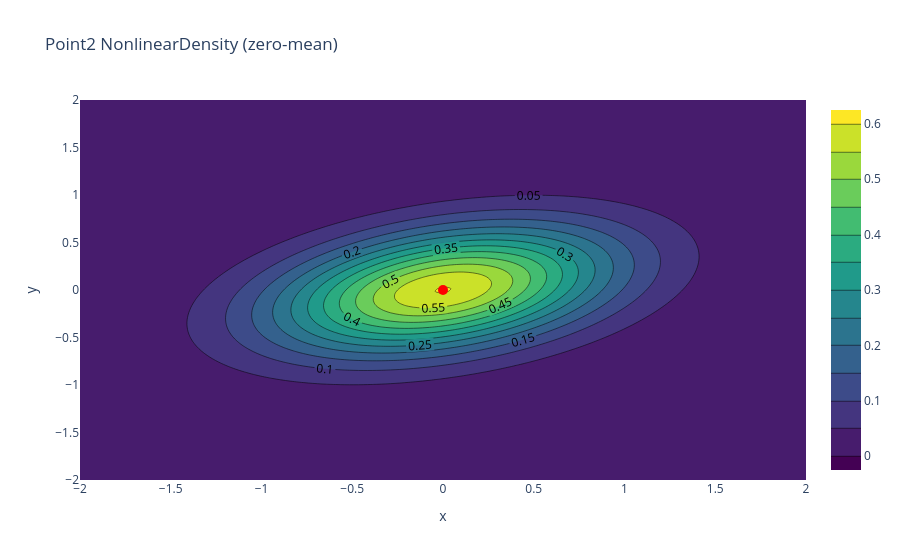

Here is the notebook cell this chart was saved with:
### Markdown cell above
## 1. General Usage

`NonlinearDensity<T>` behaves like a continuous probability density over a manifold variable `T`. For Gaussian noise models it evaluates to properly normalized probabilities (up to floating-point limits):

- Construct with origin `o`, covariance `Σ` (or noise model), and optional tangent mean `m`.
- Error term internally: `e(x) = -Local(x, o) - m` (if mean provided).
- Probability: `P(x) = exp( logProbability(x) )`.
- `evaluate(x)` is a convenience synonym for `P(x)`.

We'll start with a simple 2D example using `Point2` (Euclidean).

### Code cell
# Zero-mean Point2 density
origin: V = Point2(0.0, 0.0)
cov: M = np.array([[0.4, 0.1],
                   [0.1, 0.2]], dtype=float)
density = gtsam.NonlinearDensityPoint2(1, origin, cov)

xs: V = np.linspace(-2,2,160)
ys: V = np.linspace(-2,2,160)
X, Y = np.meshgrid(xs, ys)
Z: M = np.zeros_like(X)
for i in range(X.shape[0]):
    for j in range(X.shape[1]):
        Z[i,j] = density.evaluate(Point2(X[i,j], Y[i,j]))

# NOTE: In the Python wrapper Point2 is a numpy ndarray alias, so we use p[0], p[1].
fig = go.Figure()
fig.add_trace(go.Contour(x=xs, y=ys, z=Z, colorscale='Viridis', contours=dict(showlabels=True)))
fig.add_trace(go.Scatter(x=[origin[0]], y=[origin[1]], mode='markers', marker=dict(color='red', size=10), name='origin'))
fig.update_layout(title='Point2 NonlinearDensity (zero-mean)', xaxis_title='x', yaxis_title='y')
fig.show()

### Figure 1 — Plotly figure (JSON) as saved in the notebook; plotly's stock layout.template omitted (floating-point values rounded to 4 significant figures; data arrays with more than 128 entries replaced by an {"elided": "..."} marker saying what was removed)
{"data": [{"colorscale": [[0, "#440154"], [0.1111, "#482878"], [0.2222, "#3e4989"], [0.3333, "#31688e"], [0.4444, "#26828e"], [0.5556, "#1f9e89"], [0.6667, "#35b779"], [0.7778, "#6ece58"], [0.8889, "#b5de2b"], [1, "#fde725"]], "contours": {"showlabels": true}, "type": "contour", "x": {"elided": "160 float values"}, "y": {"elided": "160 float values"}, "z": {"elided": "160x160 float values"}}, {"marker": {"color": "red", "size": 10}, "mode": "markers", "name": "origin", "type": "scatter", "x": [0], "y": [0]}], "layout": {"title": {"text": "Point2 NonlinearDensity (zero-mean)"}, "xaxis": {"title": {"text": "x"}}, "yaxis": {"title": {"text": "y"}}}}
